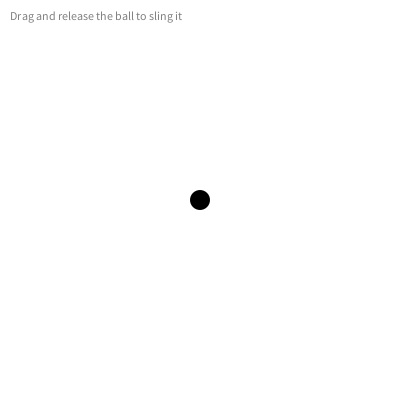
Frame 1 (no input)
Frame 60 (the mouse pressed at the canvas centre just before this capture): identical to frame 1, image omitted
Frame 120 (the mouse held since frame 60 and released just before this capture): identical to frame 1, image omitted

The Processing sketch that drew this single still picture (run headless with seeded random() and noise(); from frame 60 on, the mouse is pressed at the canvas centre):

// Processing sketch: processing_132737
// ── processing_132737.pde

/* Boundary Repulsion (Spring 2014, Nature of Code, Wk2 Assignment)
 * by Jaewoong Hwang
 *   Drag and release the ball to sling it  
 *   Invisible force keeps the ball touch edges of the screen
 */


Disk disk;
PVector preMouse;
boolean picked = false;


void setup() {
  size(400, 400);
  disk = new Disk(new PVector(width*0.5, height*0.5));
}


void draw() {
  background(255);

  //text
  fill(0, 127);
  text("Drag and release the ball to sling it", 10, 20);

  //sling line
  if(picked) {
    stroke(0, 255, 255); strokeWeight(2);
    line(preMouse.x, preMouse.y, mouseX, mouseY);
  }

  //main behaviour
  disk.run();
}

void mousePressed() {
  if(disk.isPicked(mouseX, mouseY)) {
    preMouse = new PVector(mouseX, mouseY);
    picked = true;
  } else picked = false;
}

void mouseReleased() {
  if(!picked) return;
  picked = false;
  PVector sling = PVector.sub(new PVector(mouseX, mouseY), preMouse);
  sling.mult(0.1);
  disk.applyForce(sling);
}


class Disk {
  PVector pos;         //position
  PVector vel;         //velocity
  PVector acc;         //acceleration
  float d;             //diameter
  float friction;      //general movement friction
  float repulsionMax;  //maximum repulsive force
  
  Disk(PVector _pos) {
    pos = _pos.get();
    vel = new PVector(0, 0);
    acc = new PVector(0, 0);
    d = 20;
    friction = 0.9;
    repulsionMax = 100;
  }
  
  void run() {
    update();
    display();
  }
  
  void display() {
    noStroke(); fill(0);
    ellipse(pos.x, pos.y, d, d);
  }
  
  void update() {
    boundaryRepulsion();  //apply repulsive force from boundary
    vel.add(acc);         //apply acceleration
    pos.add(vel);         //apply velocity
    acc.mult(0);          //reset accelaration
    vel.mult(friction);   //apply friction
  }
  
  void boundaryRepulsion() {
    //the repulsive force from boundaries shapes a sort of y=x^17 graph
    float x = map(pos.x, 0, width, 1, -1);
    float y = map(pos.y, 0, height, 1, -1);
    PVector repulse = new PVector(map(pow(x, 17), -1, 1, -repulsionMax, repulsionMax), map(pow(y, 17), -1, 1, -repulsionMax, repulsionMax));
    applyForce(repulse);
  }
  
  void applyForce(PVector force) {  //consider the mass is always 1
    PVector f = force.get();
    acc.add(f);
  }
  
  boolean isPicked(float x, float y) {
    return dist(pos.x, pos.y, x, y) <= d;
  }
}
